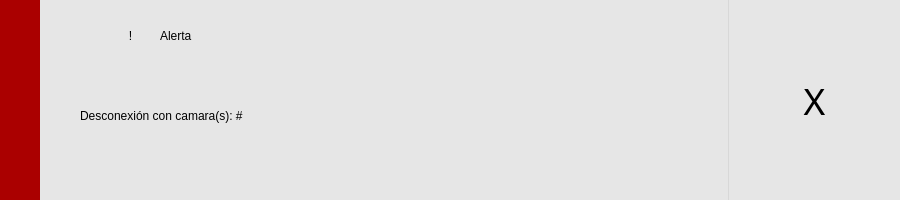
<?xml version="1.0" encoding="UTF-8"?>
<ui version="4.0">
 <class>Dialog</class>
 <widget class="QDialog" name="Dialog">
  <property name="geometry">
   <rect>
    <x>0</x>
    <y>0</y>
    <width>900</width>
    <height>200</height>
   </rect>
  </property>
  <property name="windowTitle">
   <string>Dialog</string>
  </property>
  <property name="styleSheet">
   <string notr="true">*{
font: 20pt &quot;Ubuntu&quot;;
}</string>
  </property>
  <layout class="QGridLayout" name="gridLayout">
   <property name="leftMargin">
    <number>0</number>
   </property>
   <property name="topMargin">
    <number>0</number>
   </property>
   <property name="rightMargin">
    <number>0</number>
   </property>
   <property name="bottomMargin">
    <number>0</number>
   </property>
   <property name="spacing">
    <number>0</number>
   </property>
   <item row="0" column="0">
    <widget class="QWidget" name="widget" native="true">
     <property name="styleSheet">
      <string notr="true">background-color: rgb(230, 230, 230);
border-left: 40px solid;
border-color: rgb(170, 0, 0);</string>
     </property>
     <layout class="QGridLayout" name="gridLayout_2" rowstretch="0" columnstretch="80,0,20">
      <property name="leftMargin">
       <number>40</number>
      </property>
      <property name="topMargin">
       <number>0</number>
      </property>
      <property name="rightMargin">
       <number>0</number>
      </property>
      <property name="bottomMargin">
       <number>0</number>
      </property>
      <property name="spacing">
       <number>0</number>
      </property>
      <item row="0" column="2">
       <widget class="QPushButton" name="pushButton">
        <property name="sizePolicy">
         <sizepolicy hsizetype="Minimum" vsizetype="Preferred">
          <horstretch>0</horstretch>
          <verstretch>0</verstretch>
         </sizepolicy>
        </property>
        <property name="font">
         <font>
          <family>Arial Rounded MT Bold</family>
          <pointsize>28</pointsize>
          <italic>false</italic>
          <bold>false</bold>
         </font>
        </property>
        <property name="styleSheet">
         <string notr="true">QPushButton{
border:none;
	font: 28pt &quot;Arial Rounded MT Bold&quot;;
}
QPushButton:hover{
background-color: rgb(76, 165, 34);
}</string>
        </property>
        <property name="text">
         <string>X</string>
        </property>
        <property name="autoDefault">
         <bool>true</bool>
        </property>
        <property name="default">
         <bool>false</bool>
        </property>
        <property name="flat">
         <bool>false</bool>
        </property>
       </widget>
      </item>
      <item row="0" column="0">
       <widget class="QWidget" name="widget_2" native="true">
        <property name="styleSheet">
         <string notr="true">border:none;</string>
        </property>
        <widget class="QLabel" name="label_2">
         <property name="geometry">
          <rect>
           <x>40</x>
           <y>90</y>
           <width>351</width>
           <height>51</height>
          </rect>
         </property>
         <property name="styleSheet">
          <string notr="true">background-color: none;</string>
         </property>
         <property name="text">
          <string>Desconexión con camara(s): #</string>
         </property>
        </widget>
        <widget class="QLabel" name="label">
         <property name="geometry">
          <rect>
           <x>120</x>
           <y>20</y>
           <width>111</width>
           <height>31</height>
          </rect>
         </property>
         <property name="styleSheet">
          <string notr="true">background-color: none;</string>
         </property>
         <property name="text">
          <string>Alerta</string>
         </property>
        </widget>
        <widget class="QLabel" name="label_3">
         <property name="geometry">
          <rect>
           <x>80</x>
           <y>20</y>
           <width>21</width>
           <height>31</height>
          </rect>
         </property>
         <property name="text">
          <string>!</string>
         </property>
         <property name="alignment">
          <set>Qt::AlignCenter</set>
         </property>
        </widget>
       </widget>
      </item>
      <item row="0" column="1">
       <widget class="Line" name="line">
        <property name="styleSheet">
         <string notr="true">border:none;
border-right: 1px solid;
border-color: rgb(216, 216, 216);
</string>
        </property>
        <property name="orientation">
         <enum>Qt::Vertical</enum>
        </property>
       </widget>
      </item>
     </layout>
    </widget>
   </item>
  </layout>
 </widget>
 <resources/>
 <connections/>
</ui>
